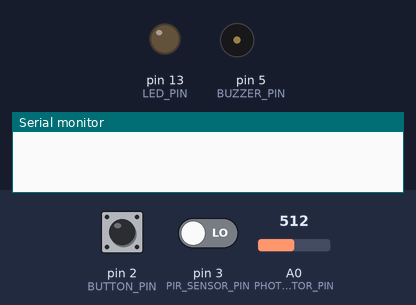
Bench run of a sketch on a simulated Arduino Uno, built with avr-gcc and run on an emulated ATmega328P. Parts: output pins drawn as LEDs (lit = HIGH), buzzer (waves = sounding, pin HIGH), the last lines printed to the serial monitor. The test bench sets the inputs (shaded band); at power-on: pin 3 (PIR_SENSOR_PIN) LOW, pin 2 (BUTTON_PIN) HIGH, A0 (PHOTORESISTOR_PIN) = 512.

Above: at 2.8 s.
2.9 s: pin 3 (PIR_SENSOR_PIN) driven HIGH
4.4 s: pin 2 (BUTTON_PIN) pulled LOW for 1 s
At 6.2 s:
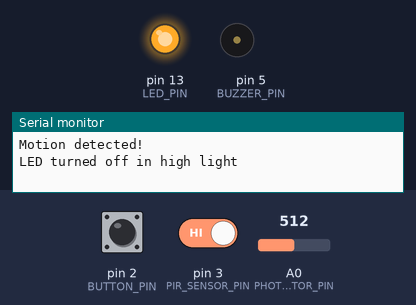
Timing chart, 0 to 7.7 s (numbered marks = the images above; inputs shaded):
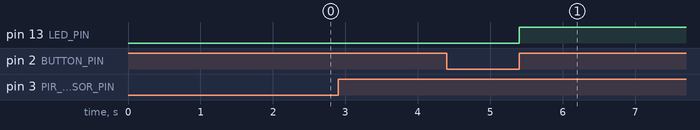

The sketch:

MultipleInputInterrupt.ino
```cpp
const int BUTTON_PIN = 2;
const int LED_PIN = 13;
const int BUZZER_PIN = 5;
const int PIR_SENSOR_PIN = 3;
const int PHOTORESISTOR_PIN = A0;

volatile int buttonState = HIGH;
volatile int lightSensorValue = 0;
volatile int pirSensorValue = 0;
volatile bool ledState = LOW;
volatile bool motionDetected = false;

void handleInterrupt() {
  buttonState = digitalRead(BUTTON_PIN);
  lightSensorValue = analogRead(PHOTORESISTOR_PIN);
  pirSensorValue = digitalRead(PIR_SENSOR_PIN);

  if (buttonState == LOW) {
    if (lightSensorValue < 500) {
      ledState = !ledState;
      digitalWrite(LED_PIN, ledState);

      if (ledState == HIGH) {
        Serial.println("LED turned on in low light");
      } else {
        Serial.println("LED turned off in low light");
      }
    } else {
      if (ledState == HIGH) {
        Serial.println("LED turned on in high light");
      } else {
        Serial.println("LED turned off in high light");
      }
    }
  } else {
    if (ledState == HIGH || pirSensorValue == HIGH) {
      digitalWrite(LED_PIN, HIGH);
    }
  }
}

void motionInterrupt() {
  motionDetected = digitalRead(PIR_SENSOR_PIN) == HIGH;

  if (motionDetected) {
    digitalWrite(BUZZER_PIN, HIGH);
    Serial.println("Motion detected!");
    delay(1000);
    digitalWrite(BUZZER_PIN, LOW);
  }
}

void setup() {
  pinMode(LED_PIN, OUTPUT);
  pinMode(BUTTON_PIN, INPUT_PULLUP);
  pinMode(PHOTORESISTOR_PIN, INPUT);
  pinMode(PIR_SENSOR_PIN, INPUT);
  pinMode(BUZZER_PIN, OUTPUT);

  Serial.begin(9600);

  attachInterrupt(digitalPinToInterrupt(BUTTON_PIN), handleInterrupt, CHANGE);
  attachInterrupt(digitalPinToInterrupt(PIR_SENSOR_PIN), motionInterrupt, CHANGE);
}

void loop() {}
```

Measured:
- after the input at 4.4 s, pin 13 (LED_PIN): LOW → HIGH after 1.0 s
